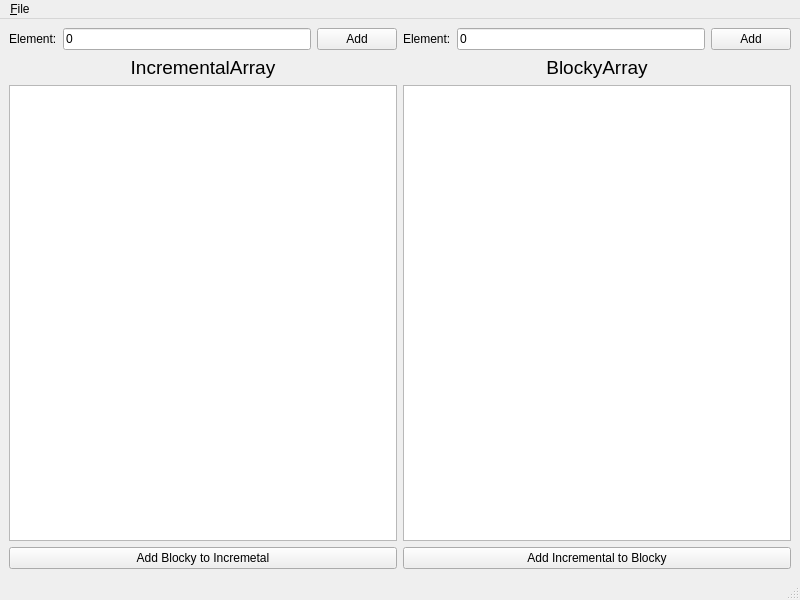
<?xml version="1.0" encoding="UTF-8"?>
<ui version="4.0">
 <class>MainWindow</class>
 <widget class="QMainWindow" name="MainWindow">
  <property name="geometry">
   <rect>
    <x>0</x>
    <y>0</y>
    <width>800</width>
    <height>600</height>
   </rect>
  </property>
  <property name="windowTitle">
   <string>MainWindow</string>
  </property>
  <widget class="QWidget" name="centralwidget">
   <layout class="QGridLayout" name="gridLayout">
    <item row="1" column="1">
     <widget class="QLabel" name="label_4">
      <property name="font">
       <font>
        <pointsize>14</pointsize>
       </font>
      </property>
      <property name="text">
       <string>BlockyArray</string>
      </property>
      <property name="alignment">
       <set>Qt::AlignCenter</set>
      </property>
     </widget>
    </item>
    <item row="3" column="0">
     <widget class="QPushButton" name="add_b_to_a">
      <property name="text">
       <string>Add Blocky to Incremetal</string>
      </property>
     </widget>
    </item>
    <item row="0" column="0">
     <layout class="QHBoxLayout" name="verticalLayout">
      <item>
       <widget class="QLabel" name="label">
        <property name="text">
         <string>Element:</string>
        </property>
       </widget>
      </item>
      <item>
       <widget class="QLineEdit" name="elementEditA">
        <property name="text">
         <string>0</string>
        </property>
       </widget>
      </item>
      <item>
       <widget class="QPushButton" name="addElementButtonA">
        <property name="text">
         <string>Add</string>
        </property>
       </widget>
      </item>
     </layout>
    </item>
    <item row="1" column="0">
     <widget class="QLabel" name="label_3">
      <property name="font">
       <font>
        <pointsize>14</pointsize>
       </font>
      </property>
      <property name="text">
       <string>IncrementalArray</string>
      </property>
      <property name="alignment">
       <set>Qt::AlignCenter</set>
      </property>
     </widget>
    </item>
    <item row="0" column="1">
     <layout class="QHBoxLayout" name="verticalLayout_2">
      <item>
       <widget class="QLabel" name="label_2">
        <property name="text">
         <string>Element:</string>
        </property>
       </widget>
      </item>
      <item>
       <widget class="QLineEdit" name="elementEditB">
        <property name="text">
         <string>0</string>
        </property>
       </widget>
      </item>
      <item>
       <widget class="QPushButton" name="addElementButtonB">
        <property name="text">
         <string>Add</string>
        </property>
       </widget>
      </item>
     </layout>
    </item>
    <item row="3" column="1">
     <widget class="QPushButton" name="add_a_to_b">
      <property name="text">
       <string>Add Incremental to Blocky</string>
      </property>
     </widget>
    </item>
    <item row="2" column="0">
     <widget class="QListWidget" name="arrayViewA"/>
    </item>
    <item row="2" column="1">
     <widget class="QListWidget" name="arrayViewB"/>
    </item>
   </layout>
  </widget>
  <widget class="QMenuBar" name="menubar">
   <property name="geometry">
    <rect>
     <x>0</x>
     <y>0</y>
     <width>800</width>
     <height>20</height>
    </rect>
   </property>
   <widget class="QMenu" name="menu_File">
    <property name="title">
     <string>&amp;File</string>
    </property>
    <addaction name="actionSave"/>
    <addaction name="actionOpen"/>
   </widget>
   <addaction name="menu_File"/>
  </widget>
  <widget class="QStatusBar" name="statusbar"/>
  <action name="actionSave">
   <property name="text">
    <string>&amp;Save</string>
   </property>
  </action>
  <action name="actionOpen">
   <property name="text">
    <string>&amp;Open</string>
   </property>
  </action>
 </widget>
 <resources/>
 <connections>
  <connection>
   <sender>arrayViewA</sender>
   <signal>itemChanged(QListWidgetItem*)</signal>
   <receiver>MainWindow</receiver>
   <slot>onListItemAChanged(QListWidgetItem*)</slot>
   <hints>
    <hint type="sourcelabel">
     <x>169</x>
     <y>140</y>
    </hint>
    <hint type="destinationlabel">
     <x>898</x>
     <y>247</y>
    </hint>
   </hints>
  </connection>
  <connection>
   <sender>arrayViewB</sender>
   <signal>itemChanged(QListWidgetItem*)</signal>
   <receiver>MainWindow</receiver>
   <slot>onListItemBChanged(QListWidgetItem*)</slot>
   <hints>
    <hint type="sourcelabel">
     <x>577</x>
     <y>360</y>
    </hint>
    <hint type="destinationlabel">
     <x>857</x>
     <y>324</y>
    </hint>
   </hints>
  </connection>
 </connections>
 <slots>
  <slot>onListItemAChanged(QListWidgetItem*)</slot>
  <slot>onListItemBChanged(QListWidgetItem*)</slot>
 </slots>
</ui>
